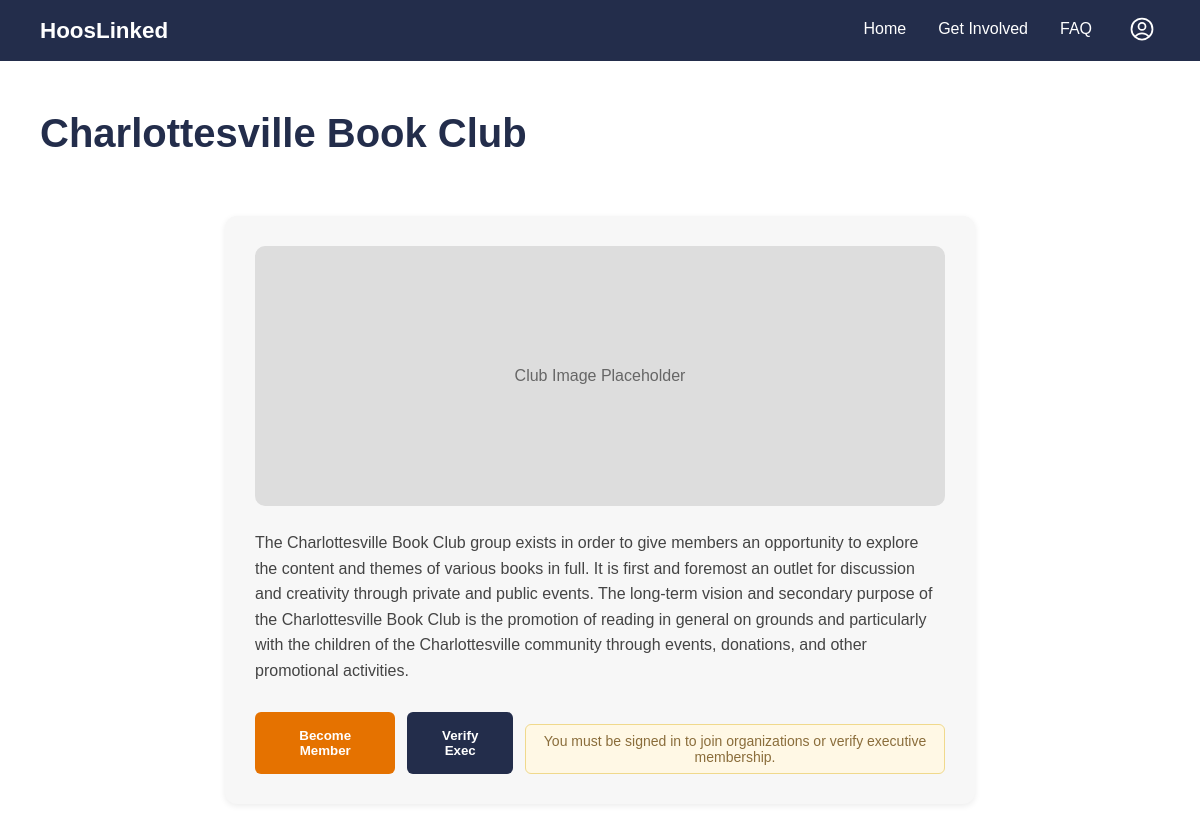
/clubs/coding-club/, run on the app's committed database.
### main/models.py (models this page shows, shortened)
class Club(models.Model):
    name = models.CharField(max_length=200)
    description = models.TextField(blank=True)
    slug = models.SlugField(unique=True, blank=True)

### main/views.py (the view, shortened to what this page needs)
# urls.py: path('clubs/<slug:slug>/', views.ClubDetailView.as_view(), name='club_detail'),
class ClubDetailView(DetailView):
    model = Club
    template_name = "main/club_detail.html"
    context_object_name = "club"
    slug_field = "slug"
    slug_url_kwarg = "slug"
    def get_context_data(self, **kwargs):
        context = super().get_context_data(**kwargs)
        is_member = False
        is_exec = False
        context["is_member"] = is_member
        context["is_exec"] = is_exec
        return context

### main/templates/main/club_detail.html (shortened to what this page needs)
<!DOCTYPE html>
<html lang="en">
<head>
</head>
<body>
<nav>
    <span class="logo">HoosLinked</span>
    <ul>
        <li><a href="{% url 'home' %}">Home</a></li>
        <li><a href="{% url 'get_involved' %}">Get Involved</a></li>
        <li><a href="#">FAQ</a></li>
        <li class="nav-icon" id="navIcon">
                <button class="icon-btn" onclick="toggleNav()">
                </button>
            </li>
    </ul>
</nav>
<div class="page-header">
    <h1>{{ club.name }}</h1>
</div>
<div class="club-container">
    <div class="club-card">
        <div class="club-image">
            Club Image Placeholder
        </div>
        <p class="club-description">
            {{ club.description }}
        </p>
        <div class="button-row">
            {% if user.is_authenticated %}
                {% if is_member %}
                    <button type="button" class="club-btn" disabled>
                        Already a Member
                    </button>
                {% else %}
                <form method="post" action="{% url 'join_club' club.slug %}">
                    {% csrf_token %}
                    <button type="submit" class="club-btn">
                        Become Member
                    </button>
                </form>
                {% endif %}
                <form method="post" action="{% url 'verify_exec' club.slug %}">
                    {% csrf_token %}
                    <button type="submit" class="club-btn secondary-btn">
                        Verify Exec
                    </button>
                </form>
                {% if is_exec %}
                <a href="{% url 'create_event' club.slug %}" class="club-btn">
                    Create Event
                </a>
                {% endif %}
            {% else %}
                <button type="button" class="club-btn" disabled>
                    Become Member
                </button>
                <button type="button" class="club-btn secondary-btn" disabled>
                    Verify Exec
                </button>
                <p class="login-warning">
                    You must be signed in to join organizations or verify executive membership.
                </p>
        {% endif %}
        </div>
    </div>
</div>
</body>
</html>

### main/templates/main/club_detail.html (style rules this page uses)
* { margin: 0; padding: 0; box-sizing: border-box; }
body { font-family: Helvetica, Arial, sans-serif; background-color: #FFFFFF; color: #232D4B; }
nav { background-color: #232D4B; padding: 0 40px; display: flex; align-items: center; justify-content: space-between; }
nav .logo { color: #FFFFFF; font-size: 1.4rem; font-weight: bold; }
nav ul { list-style: none; display: flex; gap: 32px; }
nav ul li a { color: #FFFFFF; text-decoration: none; font-size: 1rem; padding: 20px 0; display: block; border-bottom: 3px solid transparent; }
.nav-icon { position: relative; padding: 11px 0px; }
.icon-btn { background: none; border: none; cursor: pointer; color: #FFFFFF; padding: 4px; display: flex; align-items: center; }
.icon-btn svg { width: 28px; height: 28px; }
.page-header { padding: 50px 40px 20px 40px; }
.page-header h1 { font-size: 2.5rem; font-weight: bold; }
.club-container { padding: 40px; display: flex; justify-content: center; }
.club-card { max-width: 750px; width: 100%; background-color: #f7f7f7; border-radius: 12px; padding: 30px; box-shadow: 0 2px 6px rgba(0,0,0,0.08); }
.club-image { width: 100%; height: 260px; background-color: #ddd; border-radius: 10px; margin-bottom: 24px; display: flex; align-items: center; justify-content: center; color: #666; }
.club-description { font-size: 1rem; line-height: 1.6; color: #444; margin-bottom: 28px; }
.button-row { display: flex; gap: 12px; }
.club-btn { background-color: #E57200; color: #FFFFFF; text-decoration: none; border: none; padding: 12px 18px; border-radius: 6px; font-weight: bold; cursor: pointer; font-family: inherit; }
.secondary-btn { background-color: #232D4B; }
.login-warning { margin-top: 12px; padding: 8px 12px; font-size: 14px; color: #8a6d3b; background-color: #fff8e5; border: 1px solid #f0d98c; border-radius: 6px; text-align: center; max-width: 420px; }

### data on the page
Club: name "Charlottesville Book Club", description "The Charlottesville Book Club group exists in order to give members an opportunity to explore the content and themes of various books in full. It is first and foremost an outlet for discussion and creativity through private and public events. The long-term vision and secondary purpose of the Charlottesville Book Club is the promotion of reading in general on grounds and particularly with the children of the Charlottesville community through events, donations, and other promotional activities."
